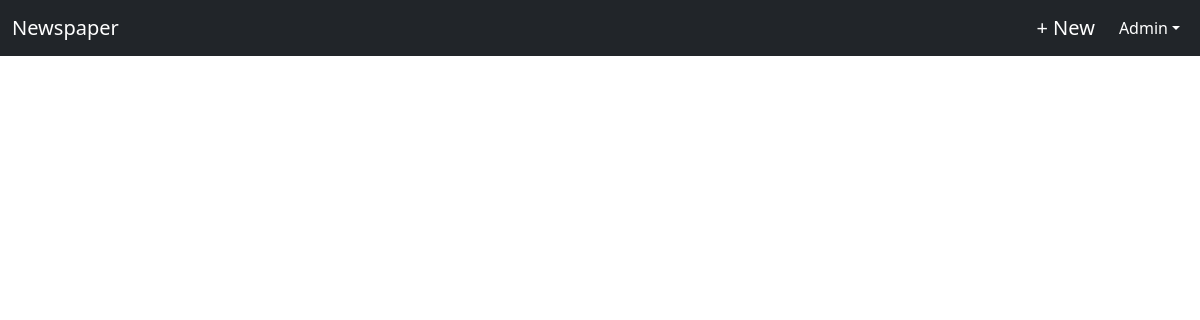
/articles/ (signed in), run on an earlier commit of the app's database.
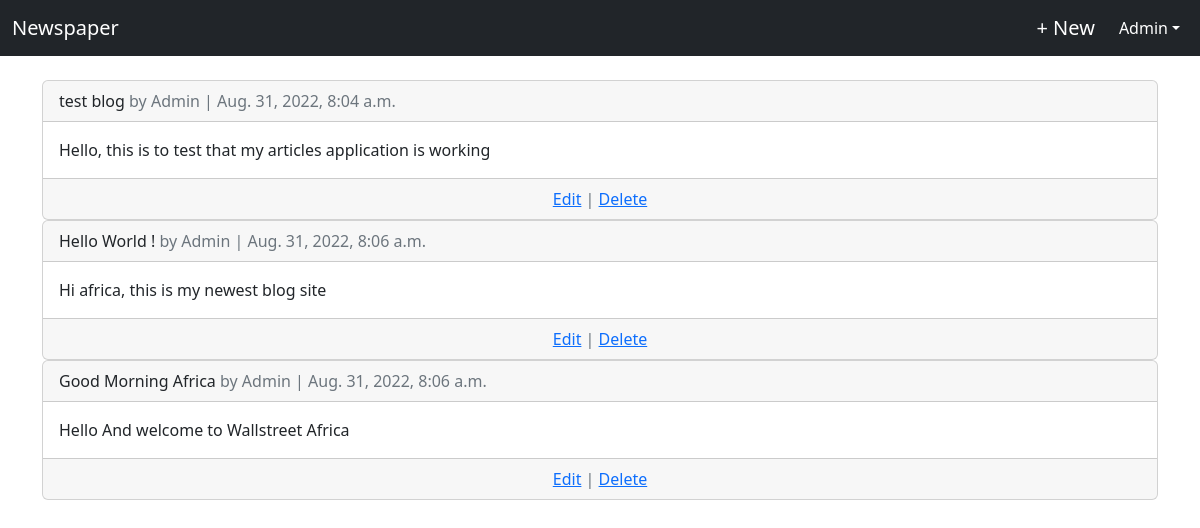
And on a later commit of the database.
### users/models.py (models this page shows)
class CustomUser(AbstractUser):
    age = models.PositiveIntegerField(null=True,blank=True)

### articles/models.py (models this page shows, shortened)
class Article(models.Model):
    title = models.CharField(max_length=255)
    body = models.TextField()
    date = models.DateTimeField(auto_now_add=True)
    author = models.ForeignKey(get_user_model(), on_delete=models.CASCADE)

### articles/views.py (the view)
# urls.py: path('', ArticleListView.as_view(), name='article_list'),
class ArticleListView(LoginRequiredMixin, ListView):
    model = Article
    template_name = 'article_list.html'
    login_url = 'login'

### templates/article_list.html (shortened to what this page needs)
<!DOCTYPE html>
<html lang="en">
    <head>
    </head>
    <body>
        {% extends 'base.html' %}
        {% block content %}
            {% for article in object_list %}
                <div class="card">
                    <div class="card-header">
                        <span class="font-weight-bold">{{ article.title }}</span>
                        <span class="text-muted">by {{ article.author }} | {{ article.date }}</span>
                    </div>
                    <div class="card-body">
                        {{ article.body }}
                    </div>
                    <div class="card-footer text-center text-muted">
                        <a href="{% url 'article_edit' article.pk %}">Edit</a> | <a href="{% url 'article_delete' article.pk %}">Delete</a>
                    </div>
                </div>
            {% endfor %}
        {% endblock content %}

### templates/base.html (shortened to what this page needs)
<!DOCTYPE html>
<html lang="en">
    <head>
        <link href="https://cdn.jsdelivr.net/npm/bootstrap@5.2.0/dist/css/bootstrap.min.css" rel="stylesheet">
    </head>
    <body>
        <nav style="color: white;" class="navbar navbar-expand-md navarbar-dark bg-dark mb-4 ">
            <div class="container-fluid">
                    <a style="color: white;" class="navbar-brand" href="{% url 'home' %}">Newspaper</a>
                <div class="collapse navbar-collapse justify-content-end" id="collapsibleNavbar">
                    {% if user.is_authenticated %}
                    <ul class="navbar-nav ">
                        <li class="nav-item"><a style="color: white;" class="navbar-brand" href="{% url 'article_new' %}">+ New</a></li>
                    </ul>
                    <ul class="navbar-nav ml-auto ">
                        <li class="nav-item dropdown">
                            <a style="color: white;" class="nav-link dropdown-toggle " href="#" id="userMenu" role="button" data-bs-toggle="dropdown" aria-haspopup="true" aria-expanded="false">{{ user.username }}</a>
                        </li>
                    </ul>
                    {% else %}
                        <form action="" class="form-inline ml-auto">
                            <a href="{% url 'login' %}" class="btn btn-outline-secondary">log in</a>
                            <a href="{% url 'signup' %}" class="btn btn-primary ml-2">sign up</a>
                        </form>
                    {% endif %}
                </div>
            </div>
        </nav>
        <div class="container">
            {% block content %}
            {% endblock content %}
        </div>
    </body>
</html>

What changed in the data, as far as the page shows it:
added Article: title "test blog", author "Admin", date "Aug. 31, 2022, 8:04 a.m.", body "Hello, this is to test that my articles application is working"
added Article: title "Hello World !", author "Admin", date "Aug. 31, 2022, 8:06 a.m.", body "Hi africa, this is my newest blog site"
added Article: title "Good Morning Africa", author "Admin", date "Aug. 31, 2022, 8:06 a.m.", body "Hello And welcome to Wallstreet Africa"
